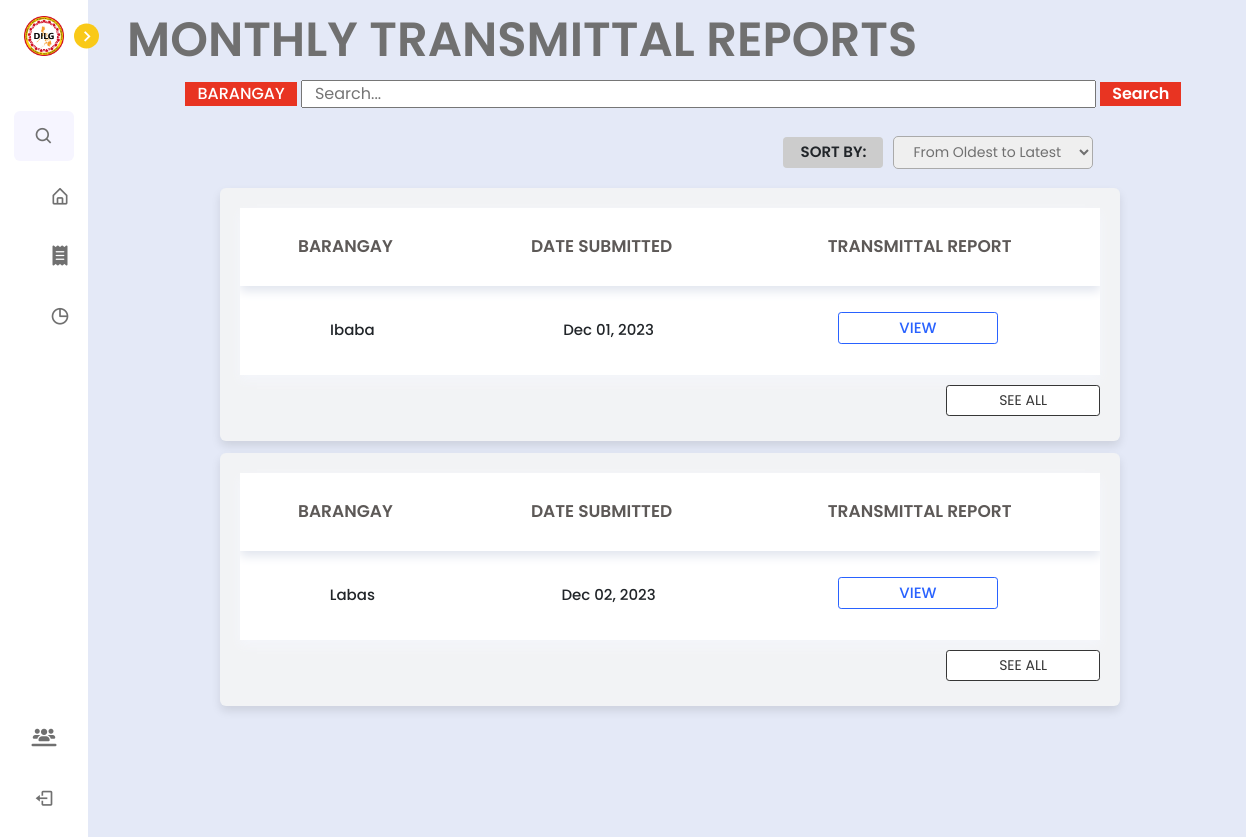
The app's page /dilg/transmittalreports.php (signed in), older data.
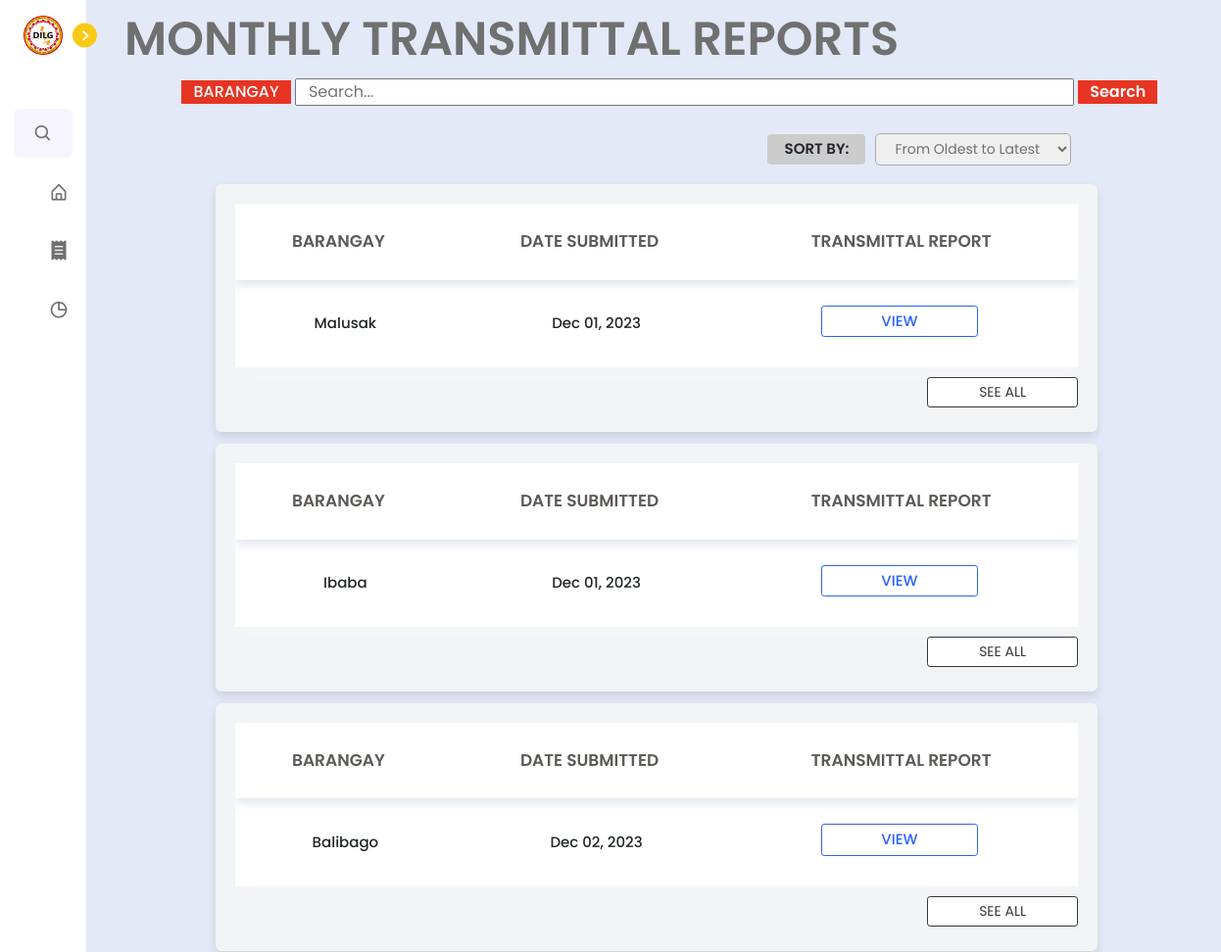
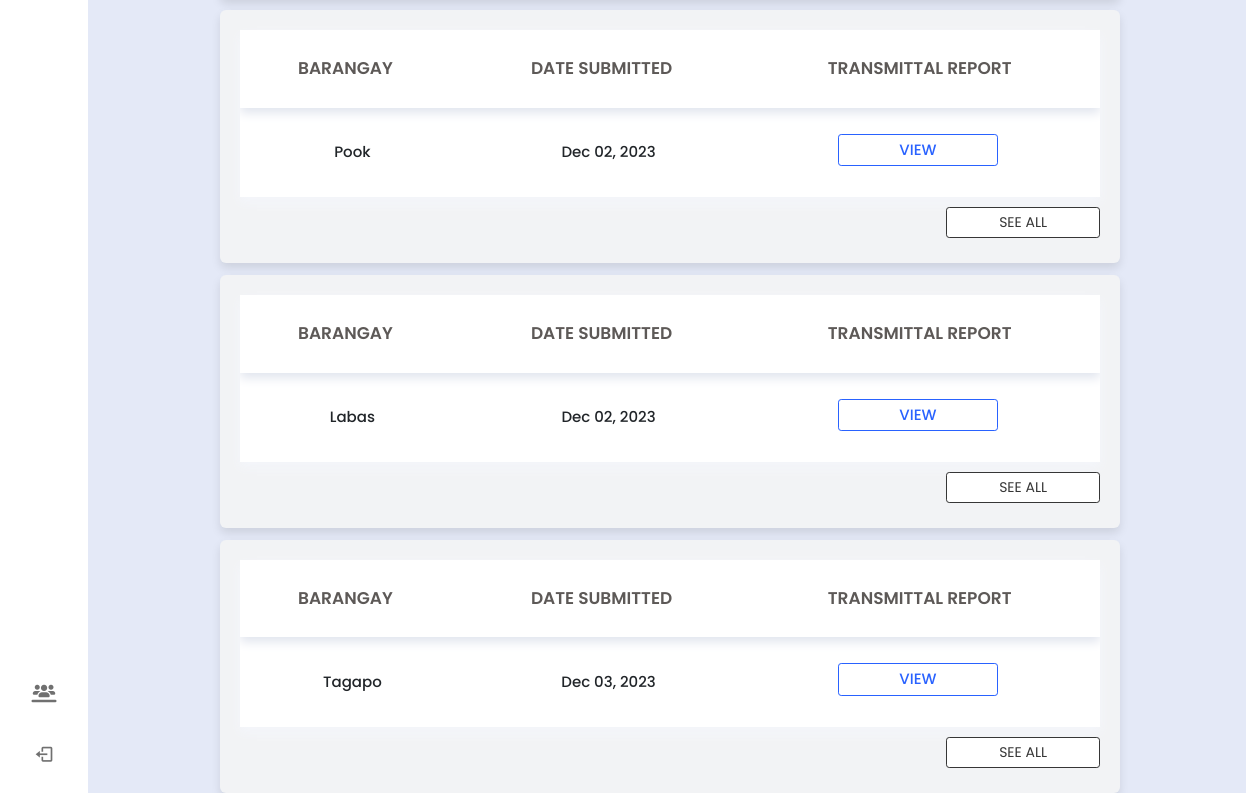
The same page, newer data (2 pictures, top to bottom).
### tables this page shows
CREATE TABLE `monthly_reports` (
  `monthlyReport_id` int(11) NOT NULL,
  `generate_report` varchar(50) DEFAULT NULL,
  `timestamp` timestamp NOT NULL DEFAULT current_timestamp(),
  `lupon_id` int(11) NOT NULL,
  `submitter_first_name` varchar(50) NOT NULL,
  `submitter_last_name` varchar(50) NOT NULL,
  `pb_id` int(11) NOT NULL
);

CREATE TABLE `pb_accounts` (
  `pb_id` int(11) NOT NULL,
  `account_id` int(11) NOT NULL,
  `barangay` varchar(255) NOT NULL,
  `barangay_captain` varchar(255) DEFAULT NULL,
  `email_address` varchar(255) NOT NULL,
  `password` varchar(255) NOT NULL,
  `signature_image` mediumblob DEFAULT NULL,
  `created_at` timestamp NOT NULL DEFAULT current_timestamp(),
  `account_status` varchar(50) DEFAULT 'active',
  `login_attempts` int(11) NOT NULL DEFAULT 0,
  `last_failed_attempt` datetime DEFAULT NULL
);

### dilg/transmittalreports.php (the view, shortened to what the changed rows need)
<?php
include '../config.php';
if (isset($_POST['submit_search'])) {
    $search_case = mysqli_real_escape_string($conn, $_POST['search_case']);
    $query = "SELECT pb.barangay AS barangay,
        mr.timestamp AS date_submitted,
        mr.generate_report AS report,
        mr.lupon_id AS lupon_id, -- Add this line to include LUPON ID
        mr.pb_id AS pbId
        FROM `monthly_reports` AS mr
        INNER JOIN `pb_accounts` AS pb ON mr.pb_id = pb.pb_id
        WHERE pb.barangay LIKE '%$search_case%'
        ORDER BY mr.timestamp ASC";
} else {
    $query = "SELECT pb.barangay AS barangay,
        mr.timestamp AS date_submitted,
        mr.generate_report AS report,
        mr.lupon_id AS lupon_id, -- Add this line to include LUPON ID
        mr.pb_id AS pbId
        FROM `monthly_reports` AS mr
        INNER JOIN `pb_accounts` AS pb ON mr.pb_id = pb.pb_id
        ORDER BY mr.timestamp ASC";
}
$result = mysqli_query($conn, $query);
?>
<!DOCTYPE html>
<html lang="en">
<head>
    <link href='https://unpkg.com/boxicons@2.1.1/css/boxicons.min.css' rel='stylesheet'>
    <link rel="stylesheet" href="https://cdnjs.cloudflare.com/ajax/libs/font-awesome/6.4.2/css/all.min.css" />
    <link rel="stylesheet" href="../node_modules/bootstrap/dist/css/bootstrap.min.css">
    <link rel="stylesheet" href="../css/dilg.css">
    <link rel="stylesheet" href="../css/lupon_home.css">
    <link rel="stylesheet" href="../css/incidentform.css">
    <link rel="stylesheet" href="../css/lupon.css">
</head>
<body>
    <section class="home">
    <h1 style="margin-left: 1%; margin-top: -2.3%; display: flex; font-size: 48px;">MONTHLY TRANSMITTAL REPORTS</h1>
    <?php
    if (mysqli_num_rows($result) == 0) {
        echo '<div class="text-box">No Monthly Transmittal Reports Found</div>';
    } else {
            while ($row = mysqli_fetch_assoc($result)) {
                $barangay = $row['barangay'];
                $dateSubmitted = date('M d, Y', strtotime($row['date_submitted']));
                $transmittalReport = $row['report'];
                $pbId = $row['pbId'];
                echo '<div class="container" style="margin-top: 1%;">';
                echo '<table>';
                echo '<thead>';
                echo '<tr>';
                echo '<th>BARANGAY</th>';
                echo '<th>DATE SUBMITTED</th>';
                echo '<th>TRANSMITTAL REPORT</th>';
                echo '</tr>';
                echo '</thead>';
                echo '<tbody>';
                echo '<tr>';
                echo '<td>' . $barangay . '</td>';
                echo '<td>' . $dateSubmitted . '</td>';
        if (!empty($transmittalReport)) {
            echo '<td><a href="../tcpdf/monthly_report.php?pb_id=' . urlencode($pbId) . '" style="text-decoration: none;"><span class="generate">VIEW</span></a></td>';
        } else {
            echo '<td></td>';
        }
                echo '</tr>';
                echo '</tbody>';
                echo '</table>';
                echo '<a href="monthly_reports.php?pb_id=' . urlencode($pbId) . '" style="text-decoration: none;">';
                echo '<button class="schedule" style="width: 18%; font-size: 14px; margin-left: 82%; margin-top: 10px;">SEE ALL</button>';
                echo '</a>';
                echo '</div>';
            }
        }
            ?>
    </section>
</body>
</html>

Row changes from the older to the newer data that the page shows:
added monthly_reports: pb.barangay "Malusak", timestamp "Dec 01, 2023"
added monthly_reports: pb.barangay "Balibago", timestamp "Dec 02, 2023"
added monthly_reports: pb.barangay "Pook", timestamp "Dec 02, 2023"
added monthly_reports: pb.barangay "Tagapo", timestamp "Dec 03, 2023"
